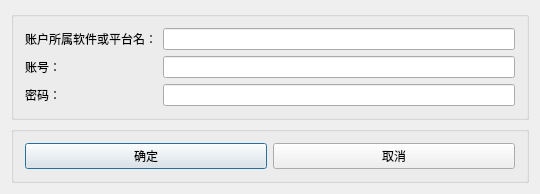
<?xml version="1.0" encoding="UTF-8"?>
<ui version="4.0">
 <class>DialogAddExistAccountClass</class>
 <widget class="QDialog" name="DialogAddExistAccountClass">
  <property name="geometry">
   <rect>
    <x>0</x>
    <y>0</y>
    <width>540</width>
    <height>185</height>
   </rect>
  </property>
  <property name="windowTitle">
   <string>DialogAddExistAccount</string>
  </property>
  <layout class="QVBoxLayout" name="verticalLayout" stretch="1,0">
   <item>
    <widget class="QGroupBox" name="groupBox">
     <property name="title">
      <string/>
     </property>
     <layout class="QGridLayout" name="gridLayout" columnstretch="0,1">
      <item row="0" column="0">
       <widget class="QLabel" name="label_platform">
        <property name="text">
         <string>账户所属软件或平台名：</string>
        </property>
       </widget>
      </item>
      <item row="0" column="1">
       <widget class="QLineEdit" name="ledit_platform"/>
      </item>
      <item row="1" column="0">
       <widget class="QLabel" name="label_account">
        <property name="text">
         <string>账号：</string>
        </property>
       </widget>
      </item>
      <item row="1" column="1">
       <widget class="QLineEdit" name="ledit_account"/>
      </item>
      <item row="2" column="0">
       <widget class="QLabel" name="label_password">
        <property name="text">
         <string>密码：</string>
        </property>
       </widget>
      </item>
      <item row="2" column="1">
       <widget class="QLineEdit" name="ledit_password"/>
      </item>
     </layout>
    </widget>
   </item>
   <item>
    <widget class="QGroupBox" name="groupBox_2">
     <property name="title">
      <string/>
     </property>
     <layout class="QHBoxLayout" name="horizontalLayout">
      <item>
       <widget class="QPushButton" name="pbtn_ok">
        <property name="text">
         <string>确定</string>
        </property>
       </widget>
      </item>
      <item>
       <widget class="QPushButton" name="pbtn_cancel">
        <property name="text">
         <string>取消</string>
        </property>
       </widget>
      </item>
     </layout>
    </widget>
   </item>
  </layout>
 </widget>
 <layoutdefault spacing="6" margin="11"/>
 <resources>
  <include location="DialogAddExistAccount.qrc"/>
 </resources>
 <connections/>
</ui>
